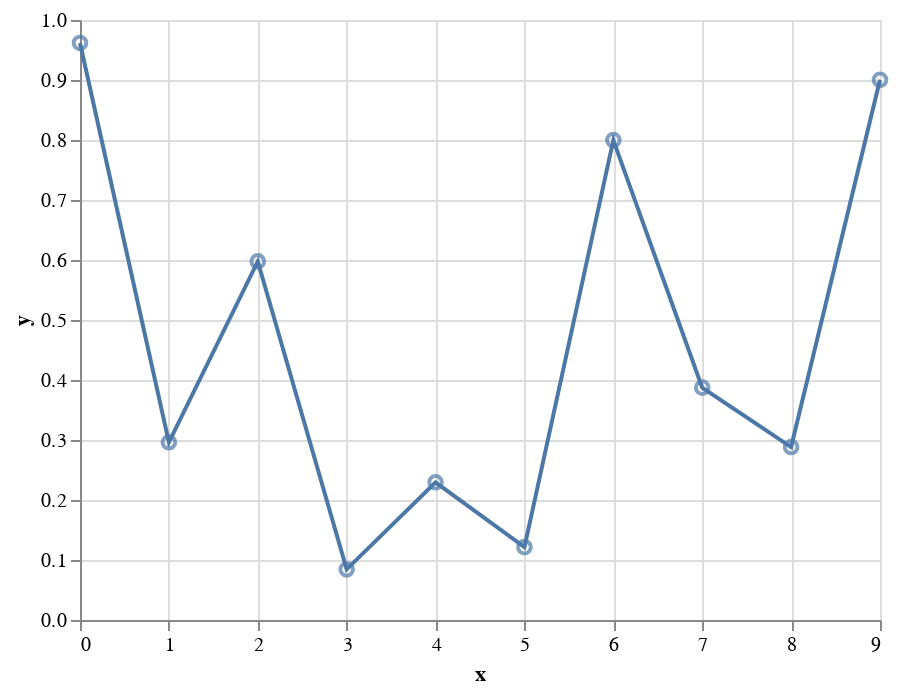

Write notebook code for a chart like this one.
### Markdown cell above
A legegyszerűbb módszer az összeadás:

### Code cell
layer1 + layer2

### Figure 1 — Vega-Lite specification as saved in the notebook (floating-point values rounded to 4 significant figures)
{"config": {"view": {"continuousWidth": 400, "continuousHeight": 300}}, "layer": [{"mark": "line", "encoding": {"x": {"type": "quantitative", "field": "x"}, "y": {"type": "quantitative", "field": "y"}}}, {"mark": {"type": "point", "size": 40}, "encoding": {"x": {"type": "quantitative", "field": "x"}, "y": {"type": "quantitative", "field": "y"}}}], "data": {"name": "data-31cd496368bfaa07792c744e81143826"}, "$schema": "https://vega.github.io/schema/vega-lite/v4.8.1.json", "datasets": {"data-31cd496368bfaa07792c744e81143826": [{"x": 0, "y": 0.9617}, {"x": 1, "y": 0.2962}, {"x": 2, "y": 0.5976}, {"x": 3, "y": 0.08449}, {"x": 4, "y": 0.2295}, {"x": 5, "y": 0.1214}, {"x": 6, "y": 0.7998}, {"x": 7, "y": 0.3873}, {"x": 8, "y": 0.2883}, {"x": 9, "y": 0.9004}]}}
